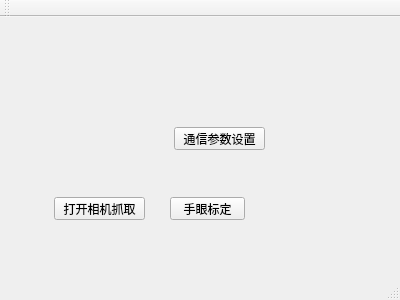
<?xml version="1.0" encoding="UTF-8"?>
<ui version="4.0">
 <class>MainWindow</class>
 <widget class="QMainWindow" name="MainWindow">
  <property name="geometry">
   <rect>
    <x>0</x>
    <y>0</y>
    <width>400</width>
    <height>300</height>
   </rect>
  </property>
  <property name="windowTitle">
   <string>MainWindow</string>
  </property>
  <widget class="QWidget" name="centralWidget">
   <widget class="QPushButton" name="pushButtonOpenCameraGrabber">
    <property name="geometry">
     <rect>
      <x>54</x>
      <y>180</y>
      <width>91</width>
      <height>23</height>
     </rect>
    </property>
    <property name="text">
     <string>打开相机抓取</string>
    </property>
   </widget>
   <widget class="QPushButton" name="pushButtonHandEyeCalib">
    <property name="geometry">
     <rect>
      <x>170</x>
      <y>180</y>
      <width>75</width>
      <height>23</height>
     </rect>
    </property>
    <property name="text">
     <string>手眼标定</string>
    </property>
   </widget>
   <widget class="QPushButton" name="pushButtonSetCommParam">
    <property name="geometry">
     <rect>
      <x>174</x>
      <y>110</y>
      <width>91</width>
      <height>23</height>
     </rect>
    </property>
    <property name="text">
     <string>通信参数设置</string>
    </property>
   </widget>
  </widget>
  <widget class="QMenuBar" name="menuBar">
   <property name="geometry">
    <rect>
     <x>0</x>
     <y>0</y>
     <width>400</width>
     <height>23</height>
    </rect>
   </property>
  </widget>
  <widget class="QToolBar" name="mainToolBar">
   <attribute name="toolBarArea">
    <enum>TopToolBarArea</enum>
   </attribute>
   <attribute name="toolBarBreak">
    <bool>false</bool>
   </attribute>
  </widget>
  <widget class="QStatusBar" name="statusBar"/>
 </widget>
 <layoutdefault spacing="6" margin="11"/>
 <resources/>
 <connections/>
</ui>
